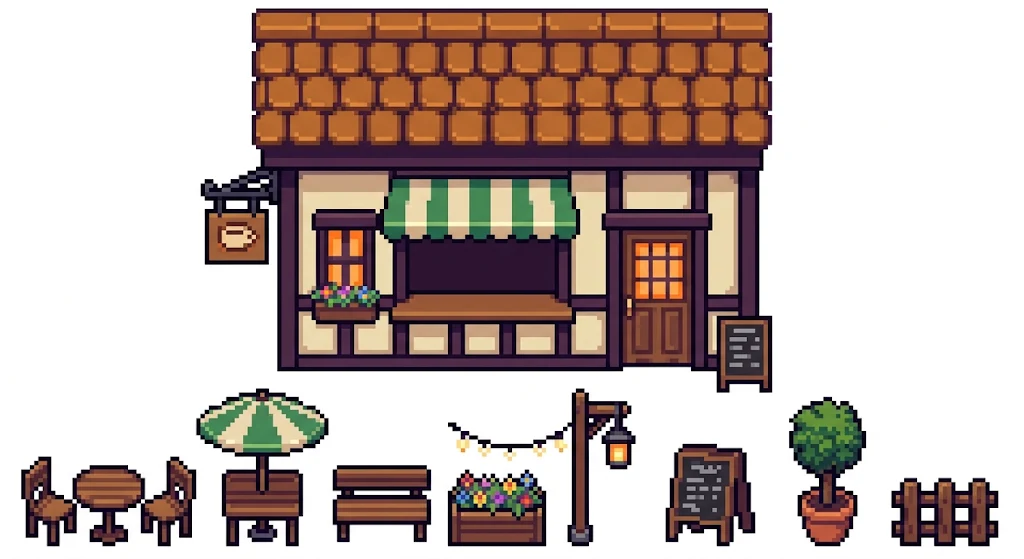
#> input picture tools/pixel-art/ai-src/kafe_teras.png, 1024 x 559 px
$ python teras_kes.py
#> lines starting #> are read from the running program, lines starting #| are printed output that depends on the picture
"""Kafe terası prop'larını ai-src/kafe_teras.png'dan keser ve temizler (kutular aşağıda).
Kullanım: python3 teras_kes.py [çıktı_klasörü]   (sonra: split_parts.py masa_sandalye.png sandalye_sag masa sandalye_sol; fence.py)
"""
import os, subprocess, sys
from PIL import Image
SRC='ai-src/kafe_teras.png'; OUT='../../client/Assets/Art/Custom/Cafe/Teras'
boxes=dict(masa_sandalye=(12,445,202,556),semsiye_masa=(192,383,338,556),bank=(328,458,438,556),
 saksi_cicek=(443,463,552,556),fener_direk=(558,383,642,556),menu_tahta=(658,438,764,556),
 saksi_agac=(778,393,874,556),cit=(882,466,1008,556))
out_dir=sys.argv[1] if len(sys.argv)>1 else OUT
im=Image.open(SRC).convert('RGB')
#> im is the input picture: PIL image 1024x559 RGB; mean R, G, B 192.6, 177.2, 171.8
from PIL import ImageDraw
MASK={'semsiye_masa':[(192,455,200,556),(329,455,338,556)]}  # sadece o kesitte: komşu sandalye/bank kenarları
for n,b in boxes.items():
    src=im.copy(); d=ImageDraw.Draw(src)
    for r in MASK.get(n,[]): d.rectangle(r,fill='white')
    c=src.crop(b); p=Image.new('RGB',(c.width+20,c.height+20),'white'); p.paste(c,(10,10))
    f=f'/tmp/claude-0/teras/{n}_src.png'; p.save(f)
#> (the run stopped early here; a loop or call above may not have finished)

$ run again, with client/Assets/Art/Custom/Cafe/Teras/masa_sandalye.png copied over tools/pixel-art/ai-src/kafe_teras.png
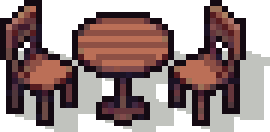
#> input picture client/Assets/Art/Custom/Cafe/Teras/masa_sandalye.png, 90 x 44 px (shown 3 times larger)
#> `im=Image.open(SRC).convert('RGB')`:
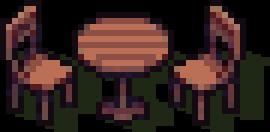
#> im: PIL image 90x44 RGB (shown 3 times larger); mean R, G, B 51.9, 34, 30

$ run again, with tools/pixel-art/ai-src/balikci_1.png copied over tools/pixel-art/ai-src/kafe_teras.png
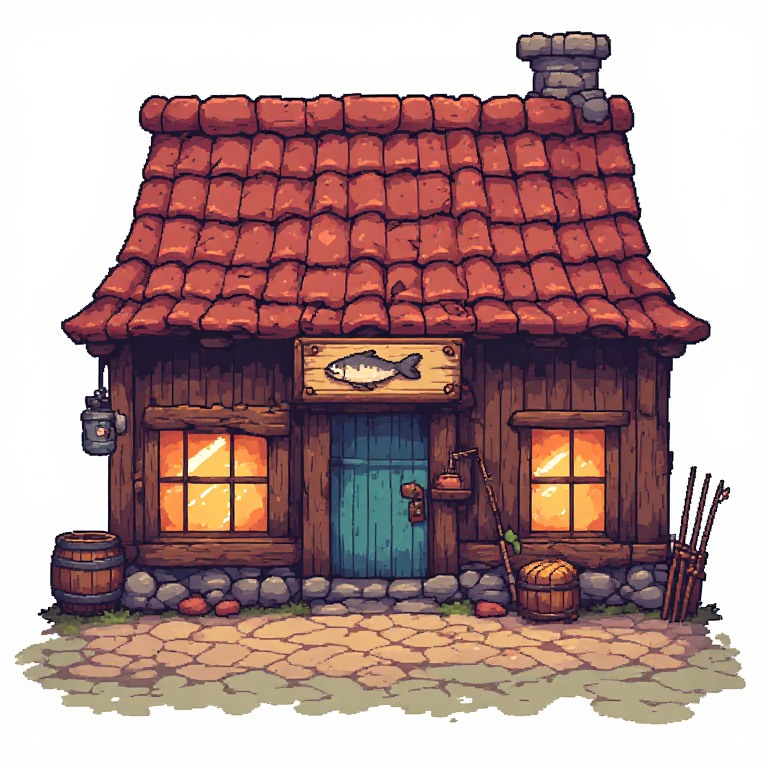
#> input picture tools/pixel-art/ai-src/balikci_1.png, 768 x 768 px
#> im is the input picture: PIL image 768x768 RGB; mean R, G, B 177.2, 147, 146

$ run again, with tools/pixel-art/ai-src/balikci_2.png copied over tools/pixel-art/ai-src/kafe_teras.png
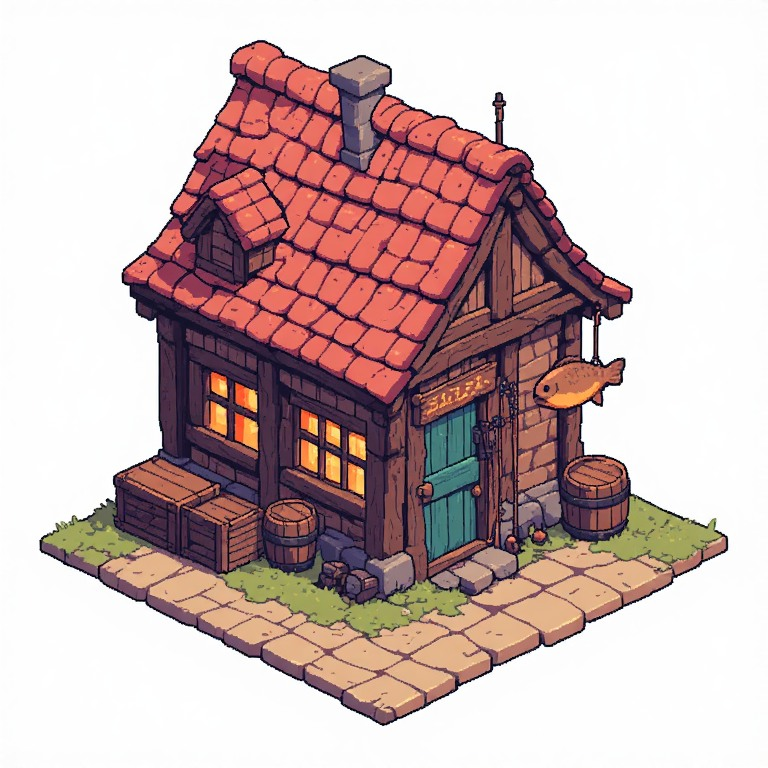
#> input picture tools/pixel-art/ai-src/balikci_2.png, 768 x 768 px
#> im is the input picture: PIL image 768x768 RGB; mean R, G, B 201.5, 179.2, 178.1
